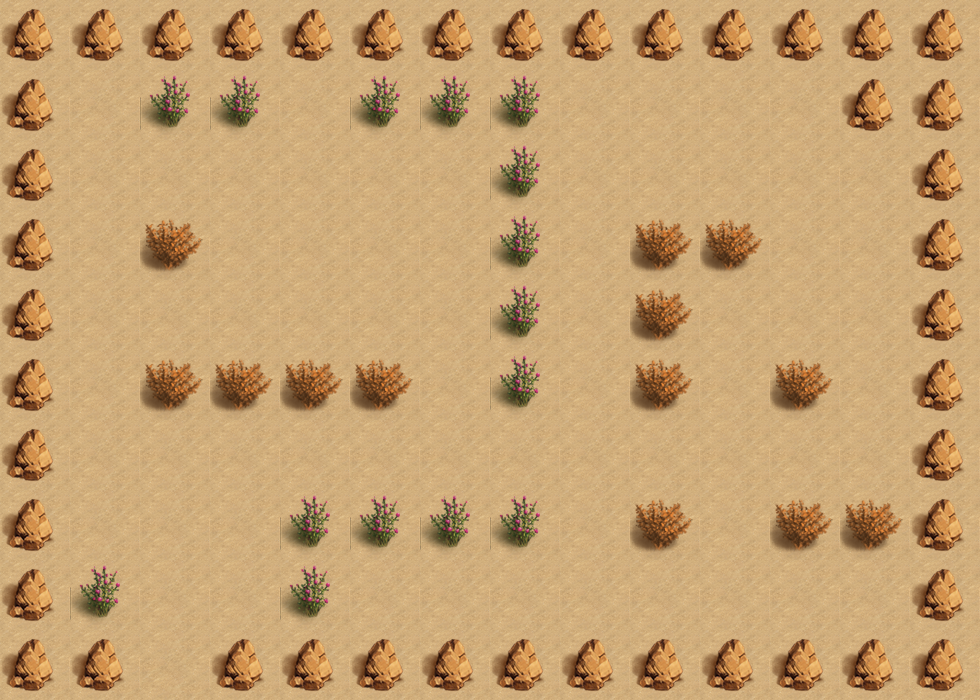

A level layout from a 2D game, rendered from its tile map. Below: a short description, then the map file with tile-grid data replaced by summaries:
An orthogonal 14x10 tile map with 70x70 px tiles, 2 tile layers (bgLayer, walkLayer) and 11 objects (player, exit, key, box_3, box_1, ...).

<map version="1.0" orientation="orthogonal" renderorder="right-down" width="14" height="10" tilewidth="70" tileheight="70" nextobjectid="14">
 <tileset firstgid="1" name="map" tilewidth="70" tileheight="70" tilecount="4">
  <image source="map.png" width="140" height="140" />
 </tileset>
 <layer name="bgLayer" width="14" height="10">
  <data>[140 cells, 140 non-empty, 1 distinct tile ids]</data>
 </layer>
 <layer name="walkLayer" width="14" height="10">
  <data>[140 cells, 72 non-empty, 3 distinct tile ids]</data>
 </layer>
 <objectgroup name="object0">
  <object id="1" name="player" x="140" y="490" width="70" height="70">
   <properties>
    <property name="hp" value="180" />
    <property name="lv" value="8" />
    <property name="speed" value="120" />
   </properties>
  </object>
 </objectgroup>
 <objectgroup name="object1">
  <object id="3" name="exit" x="700" y="280" width="70" height="70" />
  <object id="4" name="key" x="770" y="280" width="70" height="70" />
 </objectgroup>
 <objectgroup name="object2">
  <object id="5" name="box_3" x="280" y="140" width="70" height="70" />
  <object id="6" name="box_1" x="420" y="350" width="70" height="70" />
  <object id="7" name="box_2" x="560" y="560" width="70" height="70" />
 </objectgroup>
 <objectgroup name="object4">
  <object id="13" name="monster_0" x="280" y="210" width="70" height="70">
   <properties>
    <property name="dirX" value="0" />
    <property name="dirY" value="-1" />
    <property name="path" value="monster_2.png" />
    <property name="reverse" value="-2" />
    <property name="speed" value="100" />
   </properties>
  </object>
 </objectgroup>
 <objectgroup name="object3">
  <object id="9" name="trap_4" x="70" y="70" width="70" height="70" />
  <object id="10" name="trap_1" x="280" y="70" width="70" height="70" />
  <object id="11" name="trap_2" x="70" y="490" width="70" height="70" />
  <object id="12" name="trap_3" x="350" y="560" width="70" height="70" />
 </objectgroup>
</map>
